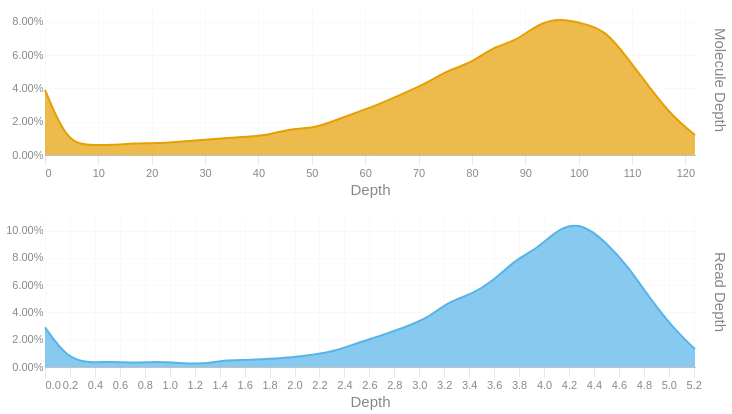

Write notebook code for a chart like this one.
### Code cell
readdep = depth_hist(tb['Read Depth'], q99, 3)
readdep = readdep.with_columns(pl.lit('Read Depth').alias('Metric'))
if not SKIPLR:
    moldep = depth_hist(tb['Molecule Depth'], mol_q99, 1)
    moldep = moldep.with_columns(pl.lit('Molecule Depth').alias('Metric'))
    _hist = pl.concat([readdep, moldep])
    _hist = _hist.filter(pl.col('Proportion') != 0)
    with SafeRender(_hist):
        (
            alt.Chart(_hist)        
            .mark_area(interpolate = "basis")
            .encode(
                x=alt.X('Bin:Q').scale(domainMin=0).axis(alt.Axis(title='Depth')),
                y = alt.Y('Proportion:Q', title = None).axis(format = '.2%'),
                color = alt.Color('Metric:N').legend(None),
                row = alt.Row("Metric:N").header(title = None, labelOrient = 'right'),
                tooltip = [
                    alt.Tooltip("Metric:N", title = "Metric"),
                    alt.Tooltip('Interval:N', title = "Depth Interval"),
                    alt.Tooltip('Proportion:Q', title = "% Alignments").format('.2%')
                ]
            )
            .resolve_scale(x='independent', y='independent')
            .properties(
                height = 150, width = 650,
                usermeta={'embedOptions': {'downloadFileName': f'{samplename}.depth.hist'}}
            )
        ).display()
else:
    readdep = readdep.filter(pl.col('Proportion') != 0)
    with SafeRender(readdep):
        (
            alt.Chart(readdep)        
            .mark_area(interpolate = "basis")
            .encode(
                x=alt.X('Bin:Q').scale(domainMin=0).axis(alt.Axis(title='Depth')),
                y = alt.Y('Proportion:Q', title = None).axis(format = '.2%'),
                tooltip = [
                    alt.Tooltip('Interval:N', title = "Depth Interval"),
                    alt.Tooltip('Proportion:Q', title = "% Alignments").format('.2%')
                ]
            )
            .properties(
                usermeta={'embedOptions': {'downloadFileName': f'{samplename}.depth.hist'}}
            )
        ).display()

### Figure 1 — Vega-Lite specification as saved in the notebook (floating-point values rounded to 4 significant figures)
{"width": 650, "height": 150, "config": {"title": {"anchor": "start", "dy": -15, "fontSize": 18, "color": "#888888", "subtitleColor": "#888888", "subtitleFontSize": 14}, "arc": {"fill": "#0072B2"}, "axis": {"domainColor": "#888888", "domainWidth": 0.5, "gridWidth": 0.2, "grid": false, "titleFontWeight": 400, "titleFontSize": 15, "labelFontSize": 11, "labelColor": "#888888", "tickColor": "#888888", "tickWidth": 0.2, "titleColor": "#888888"}, "axisBand": {"grid": false}, "axisX": {"grid": true, "tickSize": 10, "domainCap": "round"}, "axisY": {"domain": false, "grid": true, "tickSize": 0, "domainCap": "round"}, "background": "transparent", "header": {"labelFontSize": 15, "labelColor": "#888888", "titleFontSize": 15, "titleFontWeight": 600, "titleColor": "#888888"}, "legend": {"labelFont": "sans-serif", "labelFontSize": 12, "labelColor": "#888888", "symbolSize": 100, "symbolType": "circle", "titleFontSize": 12, "titlePadding": 10, "titleColor": "#888888", "title": null}, "range": {"category": ["#E69F00", "#56B4E9", "#009E73", "#F0E442", "#0072B2", "#D55E00", "#CC79A7", "#000000"], "diverging": ["#cfe8f3", "#a2d4ec", "#73bfe2", "#46abdb", "#1696d2", "#12719e"]}, "area": {"fill": "#0072B2", "fillOpacity": 0.7, "line": true, "strokeOpacity": 0.7}, "line": {"color": "#0072B2", "stroke": "#0072B2", "strokeWidth": 2}, "trail": {"color": "#0072B2", "stroke": "#0072B2", "strokeWidth": 0, "size": 1}, "point": {"filled": true, "fillOpacity": 1.0, "size": 95}, "text": {"color": "#888888", "fontSize": 11, "align": "right", "fontWeight": 400, "size": 11}, "bar": {"fill": "#0072B2", "stroke": null}, "view": {"stroke": null, "continuousWidth": 660, "continuousHeight": 400}}, "data": {"name": "data-6e3c24f7a89ce19d5396caa7556ac77c"}, "mark": {"type": "area", "interpolate": "basis"}, "encoding": {"color": {"field": "Metric", "legend": null, "type": "nominal"}, "row": {"field": "Metric", "header": {"title": null, "labelOrient": "right"}, "type": "nominal"}, "tooltip": [{"field": "Metric", "title": "Metric", "type": "nominal"}, {"field": "Interval", "title": "Depth Interval", "type": "nominal"}, {"field": "Proportion", "format": ".2%", "title": "% Alignments", "type": "quantitative"}], "x": {"axis": {"title": "Depth"}, "field": "Bin", "scale": {"domainMin": 0}, "type": "quantitative"}, "y": {"axis": {"format": ".2%"}, "field": "Proportion", "title": null, "type": "quantitative"}}, "resolve": {"scale": {"x": "independent", "y": "independent"}}, "usermeta": {"embedOptions": {"downloadFileName": "S3_Waccamaw_1720.depth.hist"}}, "$schema": "https://vega.github.io/schema/vega-lite/v6.1.0.json", "datasets": {"data-6e3c24f7a89ce19d5396caa7556ac77c": [{"Bin": 0.0, "Interval": "0.0-0.18", "Proportion": 0.029, "Metric": "Read Depth"}, {"Bin": 0.18, "Interval": "0.18-0.359", "Proportion": 0.006, "Metric": "Read Depth"}, {"Bin": 0.359, "Interval": "0.359-0.539", "Proportion": 0.003, "Metric": "Read Depth"}, {"Bin": 0.539, "Interval": "0.539-0.719", "Proportion": 0.004, "Metric": "Read Depth"}, {"Bin": 0.719, "Interval": "0.719-0.898", "Proportion": 0.003, "Metric": "Read Depth"}, {"Bin": 0.898, "Interval": "0.898-1.078", "Proportion": 0.004, "Metric": "Read Depth"}, {"Bin": 1.078, "Interval": "1.078-1.258", "Proportion": 0.003, "Metric": "Read Depth"}, {"Bin": 1.258, "Interval": "1.258-1.437", "Proportion": 0.002, "Metric": "Read Depth"}, {"Bin": 1.437, "Interval": "1.437-1.617", "Proportion": 0.005, "Metric": "Read Depth"}, {"Bin": 1.617, "Interval": "1.617-1.797", "Proportion": 0.005, "Metric": "Read Depth"}, {"Bin": 1.797, "Interval": "1.797-1.976", "Proportion": 0.006, "Metric": "Read Depth"}, {"Bin": 1.976, "Interval": "1.976-2.156", "Proportion": 0.007, "Metric": "Read Depth"}, {"Bin": 2.156, "Interval": "2.156-2.336", "Proportion": 0.009, "Metric": "Read Depth"}, {"Bin": 2.336, "Interval": "2.336-2.515", "Proportion": 0.012, "Metric": "Read Depth"}, {"Bin": 2.515, "Interval": "2.515-2.695", "Proportion": 0.018, "Metric": "Read Depth"}, {"Bin": 2.695, "Interval": "2.695-2.875", "Proportion": 0.023, "Metric": "Read Depth"}, {"Bin": 2.875, "Interval": "2.875-3.054", "Proportion": 0.029, "Metric": "Read Depth"}, {"Bin": 3.054, "Interval": "3.054-3.234", "Proportion": 0.035, "Metric": "Read Depth"}, {"Bin": 3.234, "Interval": "3.234-3.414", "Proportion": 0.048, "Metric": "Read Depth"}, {"Bin": 3.414, "Interval": "3.414-3.593", "Proportion": 0.053, "Metric": "Read Depth"}, {"Bin": 3.593, "Interval": "3.593-3.773", "Proportion": 0.063, "Metric": "Read Depth"}, {"Bin": 3.773, "Interval": "3.773-3.953", "Proportion": 0.079, "Metric": "Read Depth"}, {"Bin": 3.953, "Interval": "3.953-4.132", "Proportion": 0.087, "Metric": "Read Depth"}, {"Bin": 4.132, "Interval": "4.132-4.312", "Proportion": 0.103, "Metric": "Read Depth"}, {"Bin": 4.312, "Interval": "4.312-4.492", "Proportion": 0.105, "Metric": "Read Depth"}, {"Bin": 4.492, "Interval": "4.492-4.671", "Proportion": 0.092, "Metric": "Read Depth"}, {"Bin": 4.671, "Interval": "4.671-4.851", "Proportion": 0.074, "Metric": "Read Depth"}, {"Bin": 4.851, "Interval": "4.851-5.031", "Proportion": 0.05, "Metric": "Read Depth"}, {"Bin": 5.031, "Interval": "5.031-5.21", "Proportion": 0.029, "Metric": "Read Depth"}, {"Bin": 5.21, "Interval": "5.21-5.39", "Proportion": 0.013, "Metric": "Read Depth"}, {"Bin": 0.0, "Interval": "0.0-4.2", "Proportion": 0.039, "Metric": "Molecule Depth"}, {"Bin": 4.2, "Interval": "4.2-8.4", "Proportion": 0.007, "Metric": "Molecule Depth"}, {"Bin": 8.4, "Interval": "8.4-12.6", "Proportion": 0.006, "Metric": "Molecule Depth"}, {"Bin": 12.6, "Interval": "12.6-16.8", "Proportion": 0.006, "Metric": "Molecule Depth"}, {"Bin": 16.8, "Interval": "16.8-21.0", "Proportion": 0.007, "Metric": "Molecule Depth"}, {"Bin": 21.0, "Interval": "21.0-25.2", "Proportion": 0.007, "Metric": "Molecule Depth"}, {"Bin": 25.2, "Interval": "25.2-29.4", "Proportion": 0.008, "Metric": "Molecule Depth"}, {"Bin": 29.4, "Interval": "29.4-33.6", "Proportion": 0.009, "Metric": "Molecule Depth"}, {"Bin": 33.6, "Interval": "33.6-37.8", "Proportion": 0.01, "Metric": "Molecule Depth"}, {"Bin": 37.8, "Interval": "37.8-42.0", "Proportion": 0.011, "Metric": "Molecule Depth"}, {"Bin": 42.0, "Interval": "42.0-46.2", "Proportion": 0.012, "Metric": "Molecule Depth"}, {"Bin": 46.2, "Interval": "46.2-50.4", "Proportion": 0.016, "Metric": "Molecule Depth"}, {"Bin": 50.4, "Interval": "50.4-54.6", "Proportion": 0.016, "Metric": "Molecule Depth"}, {"Bin": 54.6, "Interval": "54.6-58.8", "Proportion": 0.021, "Metric": "Molecule Depth"}, {"Bin": 58.8, "Interval": "58.8-63.0", "Proportion": 0.026, "Metric": "Molecule Depth"}, {"Bin": 63.0, "Interval": "63.0-67.2", "Proportion": 0.031, "Metric": "Molecule Depth"}, {"Bin": 67.2, "Interval": "67.2-71.4", "Proportion": 0.037, "Metric": "Molecule Depth"}, {"Bin": 71.4, "Interval": "71.4-75.6", "Proportion": 0.043, "Metric": "Molecule Depth"}, {"Bin": 75.6, "Interval": "75.6-79.8", "Proportion": 0.051, "Metric": "Molecule Depth"}, {"Bin": 79.8, "Interval": "79.8-84.0", "Proportion": 0.055, "Metric": "Molecule Depth"}, {"Bin": 84.0, "Interval": "84.0-88.2", "Proportion": 0.065, "Metric": "Molecule Depth"}, {"Bin": 88.2, "Interval": "88.2-92.4", "Proportion": 0.068, "Metric": "Molecule Depth"}, {"Bin": 92.4, "Interval": "92.4-96.6", "Proportion": 0.079, "Metric": "Molecule Depth"}, {"Bin": 96.6, "Interval": "96.6-100.8", "Proportion": 0.082, "Metric": "Molecule Depth"}, {"Bin": 100.8, "Interval": "100.8-105.0", "Proportion": 0.079, "Metric": "Molecule Depth"}, {"Bin": 105.0, "Interval": "105.0-109.2", "Proportion": 0.075, "Metric": "Molecule Depth"}, {"Bin": 109.2, "Interval": "109.2-113.4", "Proportion": 0.058, "Metric": "Molecule Depth"}, {"Bin": 113.4, "Interval": "113.4-117.6", "Proportion": 0.04, "Metric": "Molecule Depth"}, {"Bin": 117.6, "Interval": "117.6-121.8", "Proportion": 0.023, "Metric": "Molecule Depth"}, {"Bin": 121.8, "Interval": "121.8-126.03", "Proportion": 0.012, "Metric": "Molecule Depth"}]}}
